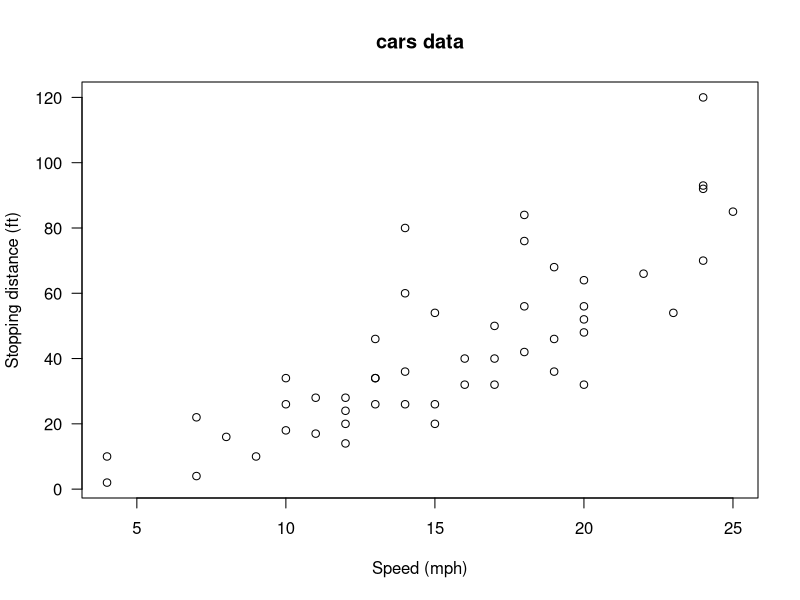
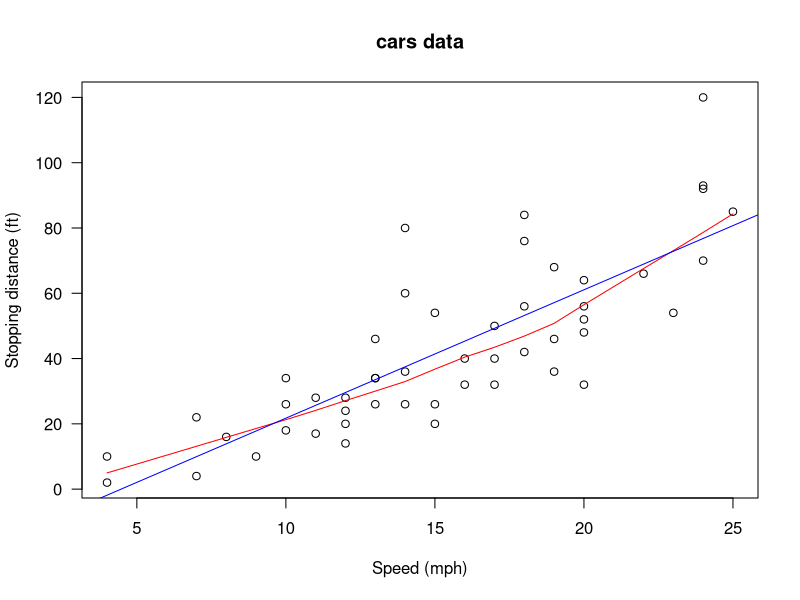
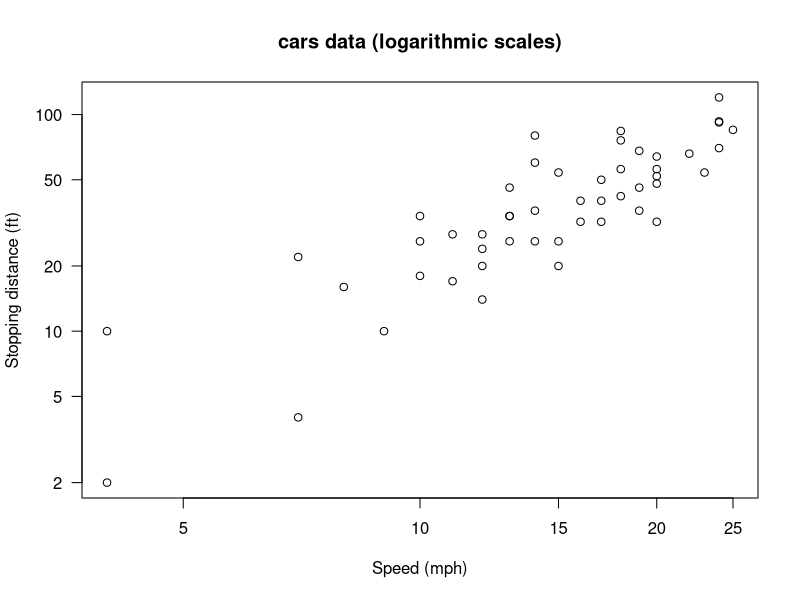
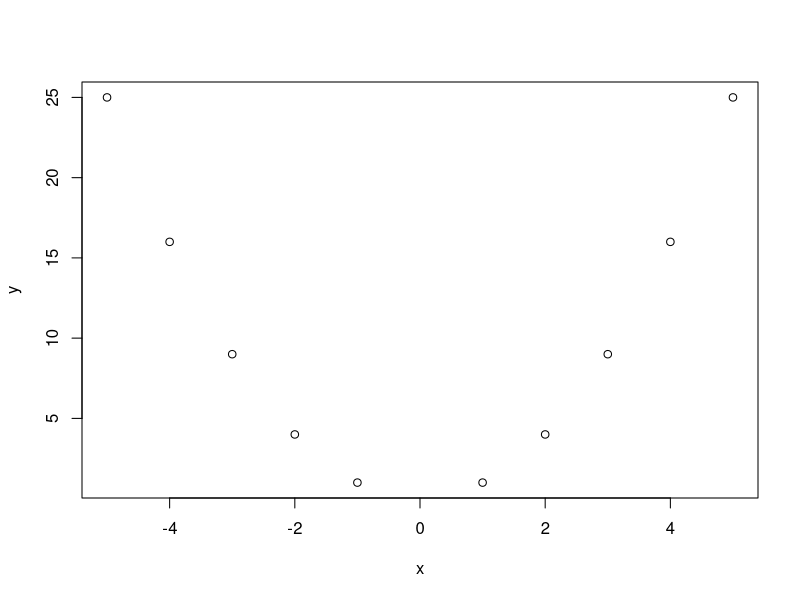
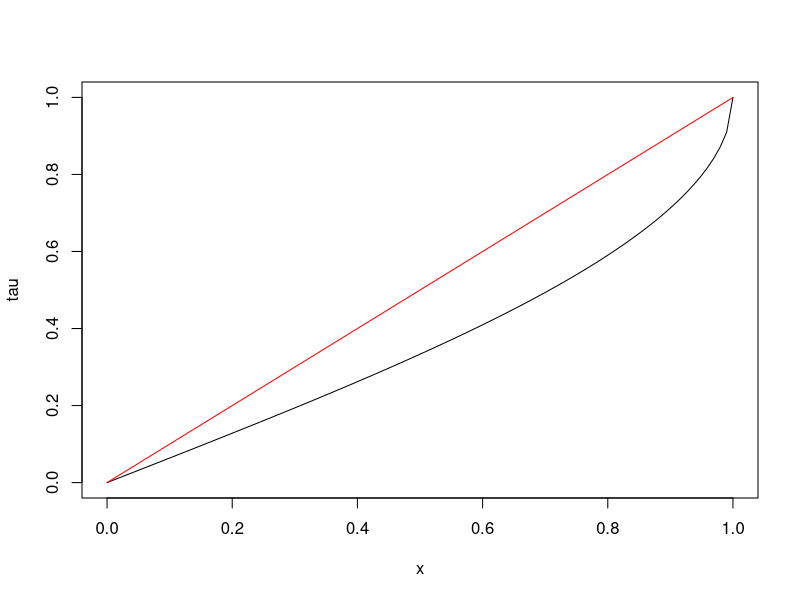

Recreate these plots in R, in order.
## ---- chunk 1
knitr::opts_chunk$set(echo = FALSE)
## ---- chunk 2
library(MASS)
attach(cars)
head(cars)
## ---- chunk 3
require(stats); require(graphics)
plot(cars, xlab = "Speed (mph)", ylab = "Stopping distance (ft)",
     las = 1)
title(main = "cars data")
## ---- chunk 4
require(stats); require(graphics)
plot(cars, xlab = "Speed (mph)", ylab = "Stopping distance (ft)",
     las = 1)
lines(lowess(cars$speed, cars$dist, f = 2/3, iter = 3), col = "red")
abline(lm(cars$dist ~ cars$speed),col="blue")
title(main = "cars data")
## ---- chunk 5
cor(cars$speed,cars$dist)
cor.test(cars$speed,cars$dist)
## ---- chunk 6
plot(cars, xlab = "Speed (mph)", ylab = "Stopping distance (ft)",
     las = 1, log = "xy")
title(main = "cars data (logarithmic scales)")
## ---- chunk 7
cor(log(cars$speed),log(cars$dist))
cor.test(log(cars$speed),log(cars$dist))
## ---- chunk 8
x = c(-5,-4,-3,-2,-1,1,2,3,4,5);y = x^2 
cor(x,y)
## ---- chunk 9
plot(x,y,type="p")
## ---- chunk 10
x = seq(1,7)
y = x^4
cor(x,y)
## same as cor(x,y,method="pearson")
cor(x,y,method="pearson")
## ---- chunk 11
cor(rank(x),rank(y))
## same as cor(x,y,method="spearman")
cor(x,y,method="spearman")
## ---- chunk 12
cor(cars$speed,cars$dist)
cor(log(cars$speed),log(cars$dist))
## ---- chunk 13
cor(cars$speed,cars$dist,method="spearman")
cor(log(cars$speed),log(cars$dist),method="spearman")
cor((cars$speed)^2,(cars$dist)^2,method="spearman")
## ---- chunk 14
cor.test(cars$speed,cars$dist,method="spearman")
## ---- chunk 15
x = seq(0,1,length.out = 100)
tau = 2/pi*asin(x)
plot(x,tau,type="l")
lines(x,x,col="red")
## ---- chunk 16
cor(cars$speed,cars$dist,method="kendall")
cor(log(cars$speed),log(cars$dist),method="kendall")
cor((cars$speed)^2,(cars$dist)^2,method="kendall")
